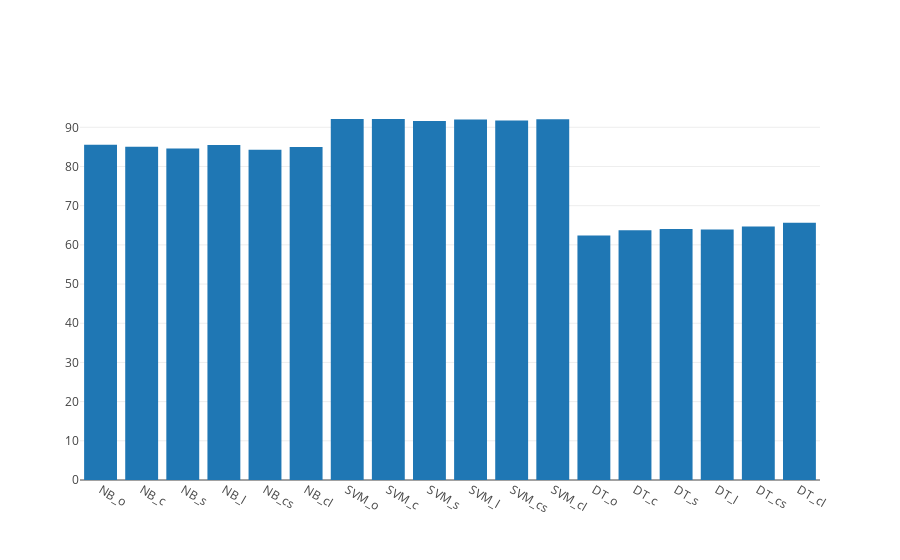
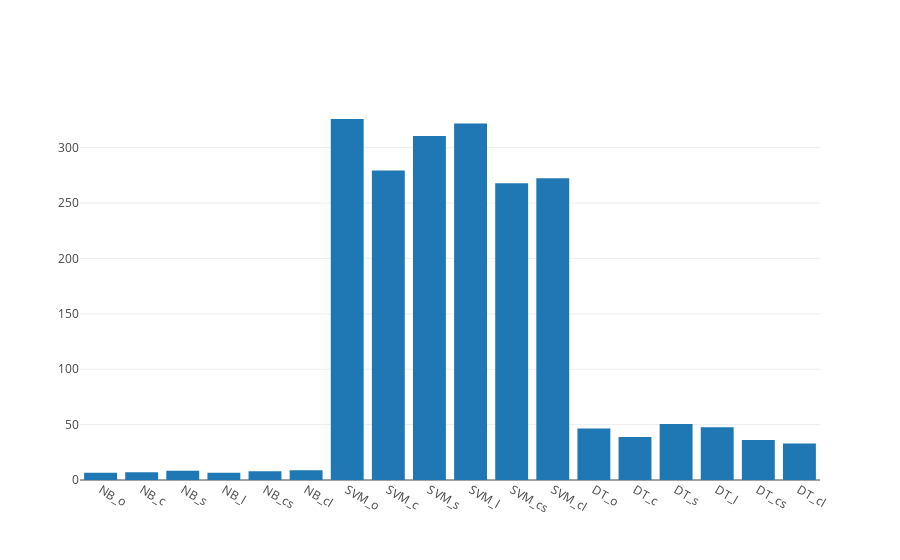

Write notebook code for charts like these, in order.
### Markdown cell above
## 2.2 对比模型

### Code cell
model_data_name = ['NB_o', 'NB_c', 'NB_s', 'NB_l', 'NB_cs', 'NB_cl',
                   'SVM_o', 'SVM_c', 'SVM_s', 'SVM_l', 'SVM_cs', 'SVM_cl',
                   'DT_o', 'DT_c', 'DT_s', 'DT_l', 'DT_cs', 'DT_cl',]

NB_o_acc, NB_o_time = NB(x_train_o, y_train_o, x_val_o, y_val_o)
NB_c_acc, NB_c_time = NB(x_train_c, y_train_c, x_val_c, y_val_c)
NB_s_acc, NB_s_time = NB(x_train_s, y_train_s, x_val_s, y_val_s)
NB_l_acc, NB_l_time = NB(x_train_l, y_train_l, x_val_l, y_val_l)
NB_cs_acc, NB_cs_time = NB(x_train_cs, y_train_cs, x_val_cs, y_val_cs)
NB_cl_acc, NB_cl_time = NB(x_train_cl, y_train_cl, x_val_cl, y_val_cl)

SVM_o_acc, SVM_o_time = SVM(x_train_o, y_train_o, x_val_o, y_val_o)
SVM_c_acc, SVM_c_time = SVM(x_train_c, y_train_c, x_val_c, y_val_c)
SVM_s_acc, SVM_s_time = SVM(x_train_s, y_train_s, x_val_s, y_val_s)
SVM_l_acc, SVM_l_time = SVM(x_train_l, y_train_l, x_val_l, y_val_l)
SVM_cs_acc, SVM_cs_time = SVM(x_train_cs, y_train_cs, x_val_cs, y_val_cs)
SVM_cl_acc, SVM_cl_time = SVM(x_train_cl, y_train_cl, x_val_cl, y_val_cl)

DT_o_acc, DT_o_time = DT(x_train_o, y_train_o, x_val_o, y_val_o)
DT_c_acc, DT_c_time = DT(x_train_c, y_train_c, x_val_c, y_val_c)
DT_s_acc, DT_s_time = DT(x_train_s, y_train_s, x_val_s, y_val_s)
DT_l_acc, DT_l_time = DT(x_train_l, y_train_l, x_val_l, y_val_l)
DT_cs_acc, DT_cs_time = DT(x_train_cs, y_train_cs, x_val_cs, y_val_cs)
DT_cl_acc, DT_cl_time = DT(x_train_cl, y_train_cl, x_val_cl, y_val_cl)

acc_numbers = [NB_o_acc, NB_c_acc, NB_s_acc, NB_l_acc, NB_cs_acc, NB_cl_acc,
               SVM_o_acc, SVM_c_acc, SVM_s_acc, SVM_l_acc, SVM_cs_acc, SVM_cl_acc,
               DT_o_acc, DT_c_acc, DT_s_acc, DT_l_acc, DT_cs_acc, DT_cl_acc]

time_numbers = [NB_o_time, NB_c_time, NB_s_time, NB_l_time, NB_cs_time, NB_cl_time,
               SVM_o_time, SVM_c_time, SVM_s_time, SVM_l_time, SVM_cs_time, SVM_cl_time,
               DT_o_time, DT_c_time, DT_s_time, DT_l_time, DT_cs_time, DT_cl_time]

print("*** Model Accuracy (%) ***")
data = [Bar(x=model_data_name,
            y=acc_numbers)]
of.iplot(data)

print("\n*** Model Time Cost (seconds) ***")
data = [Bar(x=model_data_name,
            y=time_numbers)]
of.iplot(data)

### Figure 1 — Plotly figure (JSON) as saved in the notebook; plotly's stock layout.template omitted (floating-point values rounded to 4 significant figures)
{"data": [{"type": "bar", "x": ["NB_o", "NB_c", "NB_s", "NB_l", "NB_cs", "NB_cl", "SVM_o", "SVM_c", "SVM_s", "SVM_l", "SVM_cs", "SVM_cl", "DT_o", "DT_c", "DT_s", "DT_l", "DT_cs", "DT_cl"], "y": [85.54, 85.01, 84.61, 85.46, 84.27, 84.96, 92.12, 92.09, 91.62, 91.99, 91.72, 92.07, 62.38, 63.73, 64.02, 63.92, 64.66, 65.67]}], "layout": {}}

### Figure 2 — Plotly figure (JSON) as saved in the notebook; plotly's stock layout.template omitted (floating-point values rounded to 4 significant figures)
{"data": [{"type": "bar", "x": ["NB_o", "NB_c", "NB_s", "NB_l", "NB_cs", "NB_cl", "SVM_o", "SVM_c", "SVM_s", "SVM_l", "SVM_cs", "SVM_cl", "DT_o", "DT_c", "DT_s", "DT_l", "DT_cs", "DT_cl"], "y": [6.437, 6.918, 8.252, 6.546, 7.876, 8.793, 325.9, 279.4, 310.6, 321.9, 267.8, 272.4, 46.45, 38.86, 50.56, 47.59, 36.04, 33.06]}], "layout": {}}
